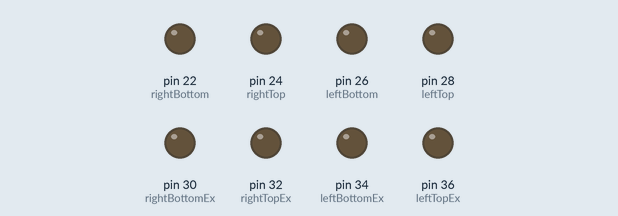
Simulated run of this sketch. Board: Arduino Mega 2560, built with avr-gcc and run on an emulated ATmega2560. On the bench: output pins drawn as LEDs (lit = HIGH).

Above: at 0.1 s.
At 2.1 s:
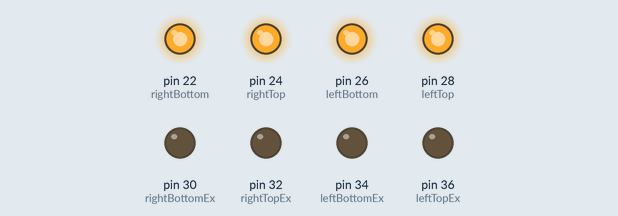
At 28.1 s:
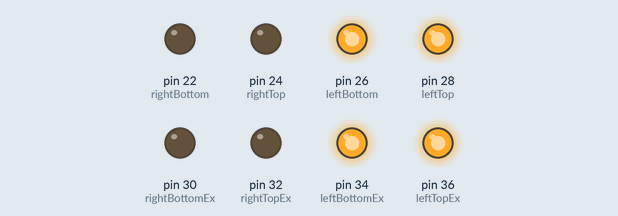
At 38.1 s:
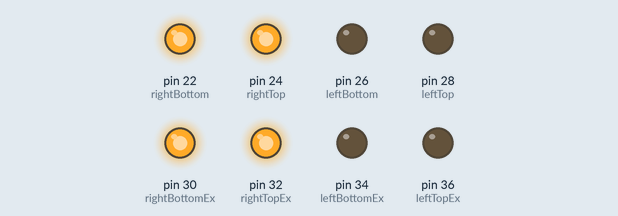
Timing chart, 0 to 39.6 s (numbered marks = the images above):
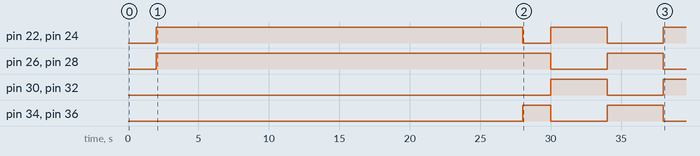

The sketch:

bench_project.ino
```cpp
 //THIS IS THE PROGRAM while THE 2012 PLTW ADV. 4D RIDE PROJECT
//NAMING SCHEME BENCH_PROJECTrevA, BENCH_PROJECTrevb, BENCH_PROJECTrevC...
//CREATED revB ON 21 MAY 2012 BY LIAM PATTERSON
//(C) 2012 LIAM PATTERSON, ALL RIGHTS RESERVED

//actuator solenoids
const int leftTop = 28;          //orange-white
const int leftBottom = 26;       //green-white
const int rightTop = 24;         //white-green
const int rightBottom = 22;      //white-orange

//exhaust solenoids
const int leftTopEx = 36;         //brown-white
const int leftBottomEx = 34;      //white-brown
const int rightTopEx = 32;        //white-blue
const int rightBottomEx = 30;     //blue-white

//button pins
const int leftTopbutton1 = 3;
const int leftTopButton2 = 4;
const int leftBottombutton1 = 6;
const int leftBottombutton2 = 7;
const int rightTopbutton1 = 9;
const int rightTopbutton2 = 10;
const int rightBottombutton1 = 12;
const int rightBottombutton2 = 13;

//read status; button1 is top, button 2 is bottom
int leftTopbutton1state = 0;
int leftTopbutton2state = 0;
int leftBottombutton1state = 0;
int leftBottombutton2state = 0;
int rightTopbutton1state = 0;
int rightTopbutton2state = 0;
int rightBottombutton1state = 0;
int rightBottombutton2state = 0;

void setup() {
  pinMode(leftTop, OUTPUT);                //declare in/out while actuators, buttons
  pinMode(leftBottom, OUTPUT);
  pinMode(rightTop, OUTPUT);
  pinMode(rightBottom, OUTPUT);
  pinMode(leftTopbutton1, INPUT);
  pinMode(leftTopButton2, INPUT);
  pinMode(leftBottombutton1, INPUT);
  pinMode(leftBottombutton2, INPUT);
  pinMode(rightTopbutton1, INPUT);
  pinMode(rightTopbutton2, INPUT);
  pinMode(rightBottombutton1, INPUT);
  pinMode(leftTopEx, OUTPUT);
  pinMode(leftBottomEx, OUTPUT);
  pinMode(rightTopEx, OUTPUT);
  pinMode(rightBottomEx, OUTPUT);

}

int lower(){
  digitalWrite(leftTop, LOW);
  digitalWrite(leftBottom, LOW);
  digitalWrite(rightTop, LOW);
  digitalWrite(rightBottom, LOW);
  digitalWrite(leftTopEx, HIGH);
  digitalWrite(leftBottomEx, HIGH);
  digitalWrite(rightBottomEx, HIGH);
  digitalWrite(rightTopEx, HIGH);
}

int calibrate(){
//  if (leftTopbutton1state == HIGH){
    while (leftTopbutton1state == HIGH){
      digitalWrite(leftTop, LOW);
    }
//}
//   if (leftTopbutton2state == HIGH){
    while (leftTopbutton2state == HIGH){
      digitalWrite(leftTop, HIGH);
    }
  // }
//    if (leftBottombutton1state == HIGH){
    while (leftBottombutton1state == HIGH){
      digitalWrite(leftBottom, LOW);
    }
  // }
//    if (leftBottombutton2state == HIGH){
    while (leftBottombutton2state == HIGH){
      digitalWrite(leftBottom, HIGH);
    }
 //  }
//    if (rightTopbutton1state == HIGH){
    while (rightTopbutton1state == HIGH){
      digitalWrite(rightTop, LOW);
    }
//   }
//    if (rightTopbutton2state == HIGH){
    while (rightTopbutton2state == HIGH){
      digitalWrite(rightTop, HIGH);
    }
//   }
//    if (rightBottombutton1state == HIGH){
    while (rightBottombutton1state == HIGH){
      digitalWrite(rightBottom, LOW);
    }
//   }
//    if (rightBottombutton2state == HIGH){
    while (rightBottombutton2state == HIGH){
      digitalWrite(rightBottom, HIGH);
    }
   }

int raise(){
  digitalWrite(leftTop, HIGH);
  digitalWrite(leftBottom, HIGH);
  digitalWrite(rightTop, HIGH);
  digitalWrite(rightBottom, HIGH);
  digitalWrite(leftTopEx, LOW);
  digitalWrite(leftBottomEx, LOW);
  digitalWrite(rightBottomEx, LOW);
  digitalWrite(rightTopEx, LOW);
}

int tiltBackward(){
  digitalWrite(leftTop, HIGH);
  digitalWrite(leftBottom, LOW);
  digitalWrite(rightTop, HIGH);
  digitalWrite(rightBottom, LOW);
  digitalWrite(leftTopEx, HIGH);
  digitalWrite(leftBottomEx, LOW);
  digitalWrite(rightTopEx, HIGH);
  digitalWrite(rightBottomEx, LOW);
}

int tiltForward(){
  digitalWrite(leftTop, LOW);
  digitalWrite(leftBottom, HIGH);
  digitalWrite(rightTop, LOW);
  digitalWrite(rightBottom, HIGH);
  digitalWrite(leftTopEx, LOW);
  digitalWrite(leftBottomEx, HIGH);
  digitalWrite(rightBottomEx, LOW);
  digitalWrite(rightTopEx, LOW);
}

int tiltLeft(){
  digitalWrite(leftTop, LOW);
  digitalWrite(leftBottom, LOW);
  digitalWrite(rightTop, HIGH);
  digitalWrite(rightBottom, HIGH);
  digitalWrite(leftTopEx, LOW);
  digitalWrite(leftBottomEx, LOW);
  digitalWrite(rightTopEx, HIGH);
  digitalWrite(rightBottomEx, HIGH);
}

int tiltRight(){
  digitalWrite(leftTop, HIGH);
  digitalWrite(leftBottom, HIGH);
  digitalWrite(rightTop, LOW);
  digitalWrite(rightBottom, LOW);
  digitalWrite(leftTopEx, HIGH);
  digitalWrite(leftBottomEx, HIGH);
  digitalWrite(rightTopEx, LOW);
  digitalWrite(rightBottomEx, LOW);
}

//void setup() {
//  pinMode(leftTop, OUTPUT);
//  pinMode(leftBottom, OUTPUT);    }
 void loop() {
   delay(2000);                // Action 1
//   calibrate();;
   raise();
   delay(14000);                // Action 2
   raise();
   delay(8000);                // Action 3
//   tiltBackward();
   raise();
   delay(4000);                // Action 4
   tiltRight();
   delay(2000);                // Action 5
   tiltLeft();
   delay(4000);                // Action 6
   tiltRight();
   delay(4000);                // Action 7
   tiltLeft();
   delay(6000);                // Action 8
   tiltRight();
   delay(8000);                // Action 9
   tiltLeft();
   delay(3000);                // Action 10
//   tiltBackward();
   raise();
   delay(15000);                // Action 11
//   calibrate();
   raise();
   delay(5000);                // Action 12
   tiltForward();
   delay(2000);                // Action 13
//   tiltBackward();
   raise();
   delay(2000);                // Action 14
   tiltRight();
   delay(6000);                // Action 15
   tiltForward();
   delay(2000);                // Action 16
//   tiltBackward();
   raise();
   delay(2000);                // Action 17
   tiltRight();
   delay(2000);                // Action 18
//   calibrate();
   delay(1000);                // Action 19
//   tiltBackward();
   raise();
   delay(2000);                // Action 20
   tiltForward();
   delay(2000);                // Action 21
//   tiltBackward();
   raise();
   delay(2000);                // Action 22
   tiltForward();
   delay(2000);                // Action 23
//   tiltBackward();
   raise();
   delay(1000);                // Action 24
//   calibrate();
   delay(2000);                // Action 25
   tiltRight();
   delay(5000);                // Action 26
   tiltForward();
   delay(14000);                // Action 27
   tiltRight();
   delay(2000);                // Action 28
//   calibrate();
   lower();
   delay(2000);                // Action 29
//   tiltBackward();
   raise();
   delay(1000);                // Action 30
   tiltForward();
   delay(1000);                // Action 31
//   tiltBackward();
   raise();
   delay(1000);                // Action 32
//   tiltBackward();
   lower();
   delay(2000);                // Action 33
//   calibrate();
   raise();
   delay(2000);                // Action 34
   tiltLeft();
   delay(1000);                // Action 35
   tiltRight();
   delay(3000);                // Action 36
   tiltLeft();
   delay(3000);                // Action 37
   tiltRight();
   delay(5000);                // Action 38
   tiltLeft();
   delay(2000);                // Action 39
//   calibrate();
   raise();
   delay(2000);                // Action 40
//   tiltBackward();
   raise();
   delay(2000);                // Action 41
   tiltForward();
   delay(2000);                // Action 42
//   tiltBackward();
   lower();
   delay(2000);                // Action 43
   tiltForward();
   delay(2000);                // Action 44
//   tiltBackward();
   raise();
   delay(2000);                // Action 45
   tiltForward();
   delay(2000);                // Action 46
// tiltBackward();
   raise();
   delay(2000);                // Action 47
   tiltForward();
   delay(6000);                // Action 48
//   tiltBackward();
   lower();
   delay(7000);                // Action 49
//   calibrate();
   raise();
   delay(11000);                // Action 50
//   tiltBackward();
   raise();
   delay(4000);                // Action 51
//   calibrate();
   lower();
   delay(2000);                // Action 52
   tiltLeft();
   delay(2000);                // Action 53
   tiltRight();
   delay(2000);                // Action 54
   tiltLeft();
   delay(1000);                // Action 55
   tiltRight();
   delay(1000);                // Action 56
   tiltLeft();
   delay(11000);                // Action 57
   tiltRight();
   delay(1000);                // Action 58
 }
```

Measured:
- by itself, pin 22 (rightBottom), pin 24 (rightTop): goes HIGH 26.0 s, LOW 2.0 s, HIGH 4.0 s, LOW 4.0 s, then HIGH
- by itself, pin 26 (leftBottom), pin 28 (leftTop): LOW → HIGH at 2.0 s, → LOW 28.0 s later, → HIGH 4.0 s later, → LOW 4.0 s later
- by itself, pin 30 (rightBottomEx), pin 32 (rightTopEx): LOW → HIGH at 30.0 s, → LOW 4.0 s later, → HIGH 4.0 s later
- by itself, pin 34 (leftBottomEx), pin 36 (leftTopEx): LOW → HIGH at 28.0 s, → LOW 2.0 s later, → HIGH 4.0 s later, → LOW 4.0 s later
